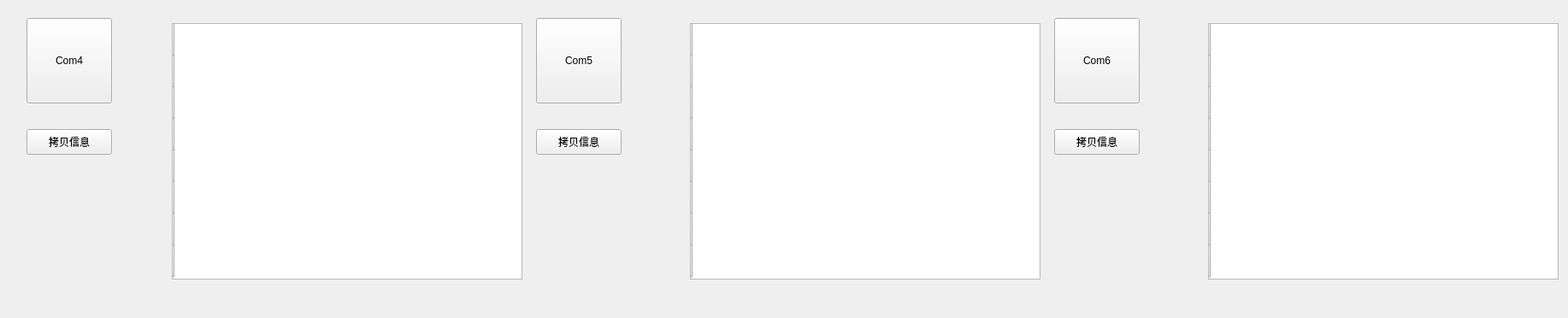
              <widget class="QWidget" name="widget_22" native="true">
               <layout class="QHBoxLayout" name="horizontalLayout_8">
                <item>
                 <widget class="QWidget" name="widget_17" native="true">
                  <property name="minimumSize">
                   <size>
                    <width>600</width>
                    <height>350</height>
                   </size>
                  </property>
                  <property name="maximumSize">
                   <size>
                    <width>600</width>
                    <height>350</height>
                   </size>
                  </property>
                  <widget class="QWidget" name="widget_26" native="true">
                   <property name="geometry">
                    <rect>
                     <x>130</x>
                     <y>0</y>
                     <width>470</width>
                     <height>333</height>
                    </rect>
                   </property>
                   <property name="minimumSize">
                    <size>
                     <width>470</width>
                     <height>0</height>
                    </size>
                   </property>
                   <property name="maximumSize">
                    <size>
                     <width>470</width>
                     <height>16777215</height>
                    </size>
                   </property>
                   <layout class="QHBoxLayout" name="horizontalLayout_12">
                    <property name="spacing">
                     <number>0</number>
                    </property>
                    <property name="leftMargin">
                     <number>0</number>
                    </property>
                    <property name="topMargin">
                     <number>0</number>
                    </property>
                    <property name="rightMargin">
                     <number>0</number>
                    </property>
                    <property name="bottomMargin">
                     <number>0</number>
                    </property>
                    <item>
                     <spacer name="horizontalSpacer_15">
                      <property name="orientation">
                       <enum>Qt::Horizontal</enum>
                      </property>
                      <property name="sizeHint" stdset="0">
                       <size>
                        <width>40</width>
                        <height>20</height>
                       </size>
                      </property>
                     </spacer>
                    </item>
                    <item>
                     <widget class="QTableWidget" name="tableWidget_4">
                      <property name="minimumSize">
                       <size>
                        <width>410</width>
                        <height>300</height>
                       </size>
                      </property>
                      <property name="maximumSize">
                       <size>
                        <width>410</width>
                        <height>300</height>
                       </size>
                      </property>
                      <property name="styleSheet">
                       <string notr="true">QTableWidget{background-color: rgba(255,255,255,0);
			 font: 25 10pt ;
		     color: rgb(245, 22, 22);
			 
			}&quot;

</string>
                      </property>
                      <property name="showGrid">
                       <bool>false</bool>
                      </property>
                      <property name="columnCount">
                       <number>2</number>
                      </property>
                      <attribute name="horizontalHeaderVisible">
                       <bool>false</bool>
                      </attribute>
                      <attribute name="horizontalHeaderDefaultSectionSize">
                       <number>200</number>
                      </attribute>
                      <attribute name="horizontalHeaderMinimumSectionSize">
                       <number>200</number>
                      </attribute>
                      <attribute name="verticalHeaderDefaultSectionSize">
                       <number>37</number>
                      </attribute>
                      <attribute name="verticalHeaderMinimumSectionSize">
                       <number>37</number>
                      </attribute>
                      <row>
                       <property name="text">
                        <string/>
                       </property>
                      </row>
                      <row>
                       <property name="text">
                        <string/>
                       </property>
                      </row>
                      <row>
                       <property name="text">
                        <string/>
                       </property>
                      </row>
                      <row>
                       <property name="text">
                        <string/>
                       </property>
                      </row>
                      <row>
                       <property name="text">
                        <string/>
                       </property>
                      </row>
                      <row>
                       <property name="text">
                        <string/>
                       </property>
                      </row>
                      <row>
                       <property name="text">
                        <string/>
                       </property>
                      </row>
                      <row>
                       <property name="text">
                        <string/>
                       </property>
                      </row>
                      <column/>
                      <column/>
                     </widget>
                    </item>
                   </layout>
                  </widget>
                  <widget class="QWidget" name="layoutWidget">
                   <property name="geometry">
                    <rect>
                     <x>20</x>
                     <y>10</y>
                     <width>102</width>
                     <height>162</height>
                    </rect>
                   </property>
                   <layout class="QVBoxLayout" name="verticalLayout_9">
                    <property name="spacing">
                     <number>30</number>
                    </property>
                    <item>
                     <widget class="QPushButton" name="pushButton_6">
                      <property name="minimumSize">
                       <size>
                        <width>100</width>
                        <height>100</height>
                       </size>
                      </property>
                      <property name="maximumSize">
                       <size>
                        <width>100</width>
                        <height>100</height>
                       </size>
                      </property>
                      <property name="text">
                       <string>Com4</string>
                      </property>
                     </widget>
                    </item>
                    <item>
                     <widget class="QPushButton" name="pushButton_12">
                      <property name="minimumSize">
                       <size>
                        <width>100</width>
                        <height>30</height>
                       </size>
                      </property>
                      <property name="maximumSize">
                       <size>
                        <width>100</width>
                        <height>30</height>
                       </size>
                      </property>
                      <property name="text">
                       <string>拷贝信息</string>
                      </property>
                     </widget>
                    </item>
                   </layout>
                  </widget>
                 </widget>
                </item>
                <item>
                 <widget class="QWidget" name="widget_18" native="true">
                  <property name="minimumSize">
                   <size>
                    <width>600</width>
                    <height>350</height>
                   </size>
                  </property>
                  <property name="maximumSize">
                   <size>
                    <width>600</width>
                    <height>350</height>
                   </size>
                  </property>
                  <widget class="QWidget" name="widget_27" native="true">
                   <property name="geometry">
                    <rect>
                     <x>130</x>
                     <y>0</y>
                     <width>470</width>
                     <height>333</height>
                    </rect>
                   </property>
                   <property name="minimumSize">
                    <size>
                     <width>470</width>
                     <height>0</height>
                    </size>
                   </property>
                   <property name="maximumSize">
                    <size>
                     <width>470</width>
                     <height>16777215</height>
                    </size>
                   </property>
                   <layout class="QHBoxLayout" name="horizontalLayout_13">
                    <property name="spacing">
                     <number>0</number>
                    </property>
                    <property name="leftMargin">
                     <number>0</number>
                    </property>
                    <property name="topMargin">
                     <number>0</number>
                    </property>
                    <property name="rightMargin">
                     <number>0</number>
                    </property>
                    <property name="bottomMargin">
                     <number>0</number>
                    </property>
                    <item>
                     <spacer name="horizontalSpacer_16">
                      <property name="orientation">
                       <enum>Qt::Horizontal</enum>
                      </property>
                      <property name="sizeHint" stdset="0">
                       <size>
                        <width>40</width>
                        <height>20</height>
                       </size>
                      </property>
                     </spacer>
                    </item>
                    <item>
                     <widget class="QTableWidget" name="tableWidget_5">
                      <property name="minimumSize">
                       <size>
                        <width>410</width>
                        <height>300</height>
                       </size>
                      </property>
                      <property name="maximumSize">
                       <size>
                        <width>410</width>
                        <height>300</height>
                       </size>
                      </property>
                      <property name="styleSheet">
                       <string notr="true">QTableWidget{background-color: rgba(255,255,255,0);
			 font: 25 10pt ;
		     color: rgb(245, 22, 22);
			 
			}&quot;

</string>
                      </property>
                      <property name="showGrid">
                       <bool>false</bool>
                      </property>
                      <property name="columnCount">
                       <number>2</number>
                      </property>
                      <attribute name="horizontalHeaderVisible">
                       <bool>false</bool>
                      </attribute>
                      <attribute name="horizontalHeaderDefaultSectionSize">
                       <number>200</number>
                      </attribute>
                      <attribute name="horizontalHeaderMinimumSectionSize">
                       <number>200</number>
                      </attribute>
                      <attribute name="verticalHeaderDefaultSectionSize">
                       <number>37</number>
                      </attribute>
                      <attribute name="verticalHeaderMinimumSectionSize">
                       <number>37</number>
                      </attribute>
                      <row>
                       <property name="text">
                        <string/>
                       </property>
                      </row>
                      <row>
                       <property name="text">
                        <string/>
                       </property>
                      </row>
                      <row>
                       <property name="text">
                        <string/>
                       </property>
                      </row>
                      <row>
                       <property name="text">
                        <string/>
                       </property>
                      </row>
                      <row>
                       <property name="text">
                        <string/>
                       </property>
                      </row>
                      <row>
                       <property name="text">
                        <string/>
                       </property>
                      </row>
                      <row>
                       <property name="text">
                        <string/>
                       </property>
                      </row>
                      <row>
                       <property name="text">
                        <string/>
                       </property>
                      </row>
                      <column/>
                      <column/>
                     </widget>
                    </item>
                   </layout>
                  </widget>
                  <widget class="QWidget" name="layoutWidget">
                   <property name="geometry">
                    <rect>
                     <x>10</x>
                     <y>10</y>
                     <width>102</width>
                     <height>162</height>
                    </rect>
                   </property>
                   <layout class="QVBoxLayout" name="verticalLayout_11">
                    <property name="spacing">
                     <number>30</number>
                    </property>
                    <item>
                     <widget class="QPushButton" name="pushButton_4">
                      <property name="minimumSize">
                       <size>
                        <width>100</width>
                        <height>100</height>
                       </size>
                      </property>
                      <property name="maximumSize">
                       <size>
                        <width>100</width>
                        <height>100</height>
                       </size>
                      </property>
                      <property name="text">
                       <string>Com5</string>
                      </property>
                     </widget>
                    </item>
                    <item>
                     <widget class="QPushButton" name="pushButton_13">
                      <property name="minimumSize">
                       <size>
                        <width>100</width>
                        <height>30</height>
                       </size>
                      </property>
                      <property name="maximumSize">
                       <size>
                        <width>100</width>
                        <height>30</height>
                       </size>
                      </property>
                      <property name="text">
                       <string>拷贝信息</string>
                      </property>
                     </widget>
                    </item>
                   </layout>
                  </widget>
                 </widget>
                </item>
                <item>
                 <widget class="QWidget" name="widget_20" native="true">
                  <property name="minimumSize">
                   <size>
                    <width>600</width>
                    <height>350</height>
                   </size>
                  </property>
                  <property name="maximumSize">
                   <size>
                    <width>600</width>
                    <height>350</height>
                   </size>
                  </property>
                  <widget class="QWidget" name="widget_28" native="true">
                   <property name="geometry">
                    <rect>
                     <x>130</x>
                     <y>0</y>
                     <width>470</width>
                     <height>333</height>
                    </rect>
                   </property>
                   <property name="minimumSize">
                    <size>
                     <width>470</width>
                     <height>0</height>
                    </size>
                   </property>
                   <property name="maximumSize">
                    <size>
                     <width>470</width>
                     <height>16777215</height>
                    </size>
                   </property>
                   <layout class="QHBoxLayout" name="horizontalLayout_14">
                    <property name="spacing">
                     <number>0</number>
                    </property>
                    <property name="leftMargin">
                     <number>0</number>
                    </property>
                    <property name="topMargin">
                     <number>0</number>
                    </property>
                    <property name="rightMargin">
                     <number>0</number>
                    </property>
                    <property name="bottomMargin">
                     <number>0</number>
                    </property>
                    <item>
                     <spacer name="horizontalSpacer_17">
                      <property name="orientation">
                       <enum>Qt::Horizontal</enum>
                      </property>
                      <property name="sizeHint" stdset="0">
                       <size>
                        <width>40</width>
                        <height>20</height>
                       </size>
                      </property>
                     </spacer>
                    </item>
                    <item>
                     <widget class="QTableWidget" name="tableWidget_6">
                      <property name="minimumSize">
                       <size>
                        <width>410</width>
                        <height>300</height>
                       </size>
                      </property>
                      <property name="maximumSize">
                       <size>
                        <width>410</width>
                        <height>300</height>
                       </size>
                      </property>
                      <property name="styleSheet">
                       <string notr="true">QTableWidget{background-color: rgba(255,255,255,0);
			 font: 25 10pt ;
		     color: rgb(245, 22, 22);
			 
			}&quot;

</string>
                      </property>
                      <property name="showGrid">
                       <bool>false</bool>
                      </property>
                      <property name="columnCount">
                       <number>2</number>
                      </property>
                      <attribute name="horizontalHeaderVisible">
                       <bool>false</bool>
                      </attribute>
                      <attribute name="horizontalHeaderDefaultSectionSize">
                       <number>200</number>
                      </attribute>
                      <attribute name="horizontalHeaderMinimumSectionSize">
                       <number>200</number>
                      </attribute>
                      <attribute name="verticalHeaderDefaultSectionSize">
                       <number>37</number>
                      </attribute>
                      <attribute name="verticalHeaderMinimumSectionSize">
                       <number>37</number>
                      </attribute>
                      <row>
                       <property name="text">
                        <string/>
                       </property>
                      </row>
                      <row>
                       <property name="text">
                        <string/>
                       </property>
                      </row>
                      <row>
                       <property name="text">
                        <string/>
                       </property>
                      </row>
                      <row>
                       <property name="text">
                        <string/>
                       </property>
                      </row>
                      <row>
                       <property name="text">
                        <string/>
                       </property>
                      </row>
                      <row>
                       <property name="text">
                        <string/>
                       </property>
                      </row>
                      <row>
                       <property name="text">
                        <string/>
                       </property>
                      </row>
                      <row>
                       <property name="text">
                        <string/>
                       </property>
                      </row>
                      <column/>
                      <column/>
                     </widget>
                    </item>
                   </layout>
                  </widget>
                  <widget class="QWidget" name="layoutWidget">
                   <property name="geometry">
                    <rect>
                     <x>10</x>
                     <y>10</y>
                     <width>102</width>
                     <height>162</height>
                    </rect>
                   </property>
                   <layout class="QVBoxLayout" name="verticalLayout_13">
                    <property name="spacing">
                     <number>30</number>
                    </property>
                    <item>
                     <widget class="QPushButton" name="pushButton_5">
                      <property name="minimumSize">
                       <size>
                        <width>100</width>
                        <height>100</height>
                       </size>
                      </property>
                      <property name="maximumSize">
                       <size>
                        <width>100</width>
                        <height>100</height>
                       </size>
                      </property>
                      <property name="text">
                       <string>Com6</string>
                      </property>
                     </widget>
                    </item>
                    <item>
                     <widget class="QPushButton" name="pushButton_14">
                      <property name="minimumSize">
                       <size>
                        <width>100</width>
                        <height>30</height>
                       </size>
                      </property>
                      <property name="maximumSize">
                       <size>
                        <width>100</width>
                        <height>30</height>
                       </size>
                      </property>
                      <property name="text">
                       <string>拷贝信息</string>
                      </property>
                     </widget>
                    </item>
                   </layout>
                  </widget>
                 </widget>
                </item>
               </layout>
              </widget>
